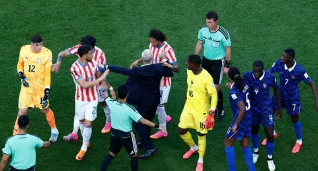
#> input picture assets/sources/016-paraguay-france-scrum.png, 318 x 171 px
$ python render_post_016.py
#> lines starting #> are read from the running program, lines starting #| are printed output that depends on the picture
from pathlib import Path
from PIL import Image, ImageDraw, ImageEnhance, ImageFilter, ImageFont


ROOT = Path(__file__).resolve().parents[1]
SRC = ROOT / "assets" / "sources" / "016-paraguay-france-scrum.png"
OUT = ROOT / "assets" / "posts" / "016-paraguay-duelkracht.png"

W, H = 1080, 1350
INK = "#111111"
PAPER = "#F5F0E6"
ORANGE = "#F15A24"
YELLOW = "#F2C94C"
WHITE = "#FFFFFF"
MUTED = "#D8D1C4"

GEORGIA_BOLD = "/System/Library/Fonts/Supplemental/Georgia Bold.ttf"
ARIAL = "/System/Library/Fonts/Supplemental/Arial.ttf"
ARIAL_BOLD = "/System/Library/Fonts/Supplemental/Arial Bold.ttf"


def font(path, size):
    return ImageFont.truetype(path, size)


def cover_crop(img, size, vertical_focus=0.5, horizontal_focus=0.5):
    src_w, src_h = img.size
    dst_w, dst_h = size
    scale = max(dst_w / src_w, dst_h / src_h)
    resized = img.resize((round(src_w * scale), round(src_h * scale)), Image.LANCZOS)
    left = round((resized.width - dst_w) * horizontal_focus)
    top = round((resized.height - dst_h) * vertical_focus)
    return resized.crop((left, top, left + dst_w, top + dst_h))


def wrap(draw, text, face, max_width):
    words = text.split()
    lines = []
    current = ""
    for word in words:
        candidate = word if not current else f"{current} {word}"
        if draw.textbbox((0, 0), candidate, font=face)[2] <= max_width:
            current = candidate
        else:
            if current:
                lines.append(current)
            current = word
    if current:
        lines.append(current)
    return lines


def headline_font(draw, text):
    for size in (56, 52, 48, 44):
        face = font(GEORGIA_BOLD, size)
        lines = wrap(draw, text, face, 940)
        if len(lines) <= 4:
            return face, lines, int(size * 1.18)
    face = font(GEORGIA_BOLD, 42)
    return face, wrap(draw, text, face, 940), 50


def draw_logo(draw, x, y, scale=1.0):
    r = int(42 * scale)
    cx, cy = x + r, y + r
    draw.ellipse((cx - r, cy - r, cx + r, cy + r), fill=PAPER, outline=INK, width=max(3, int(5 * scale)))
    draw.ellipse((cx - r + 8, cy - r + 8, cx + r - 8, cy + r - 8), outline=INK, width=max(1, int(2 * scale)))
    face = font(GEORGIA_BOLD, int(38 * scale))
    box = draw.textbbox((0, 0), "DR", font=face)
    draw.text((cx - (box[2] - box[0]) / 2 - int(2 * scale), cy - int(24 * scale)), "DR", font=face, fill=INK)
    draw.ellipse((cx + int(25 * scale), cy + int(11 * scale), cx + int(35 * scale), cy + int(21 * scale)), fill=ORANGE)
    draw.rectangle((cx - int(14 * scale), cy - int(35 * scale), cx + int(14 * scale), cy - int(31 * scale)), fill=YELLOW)


def main():
    base = Image.open(SRC).convert("RGB")
    base = ImageEnhance.Color(base).enhance(1.08)
    base = ImageEnhance.Contrast(base).enhance(1.1)
    base = base.filter(ImageFilter.UnsharpMask(radius=1.1, percent=120, threshold=3))
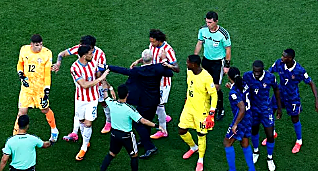
#> base: PIL image 318x171 RGB; mean R, G, B 59.1, 93.1, 67.2

    bg = cover_crop(base, (W, H), vertical_focus=0.48, horizontal_focus=0.52)
#> in cover_crop, `return resized.crop((left, top, left + dst_w, top + dst_h))`:
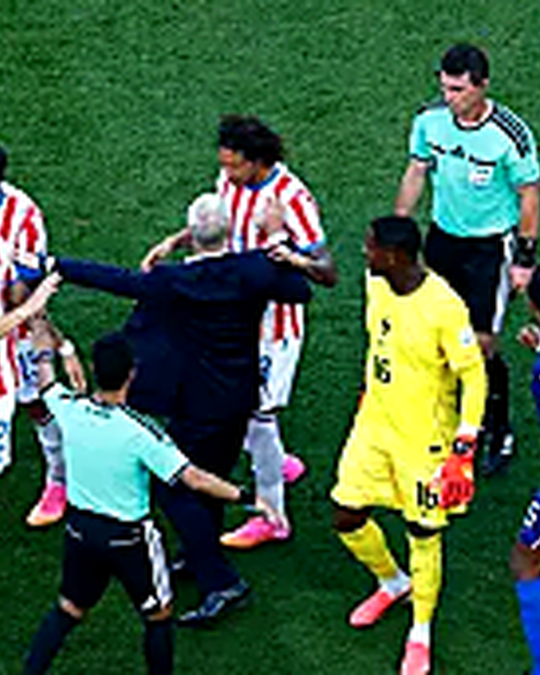
#> returned value: PIL image 1080x1350 RGB (shown at 1/2 size); mean R, G, B 64.4, 95.9, 67.2
    bg = bg.filter(ImageFilter.GaussianBlur(radius=8))
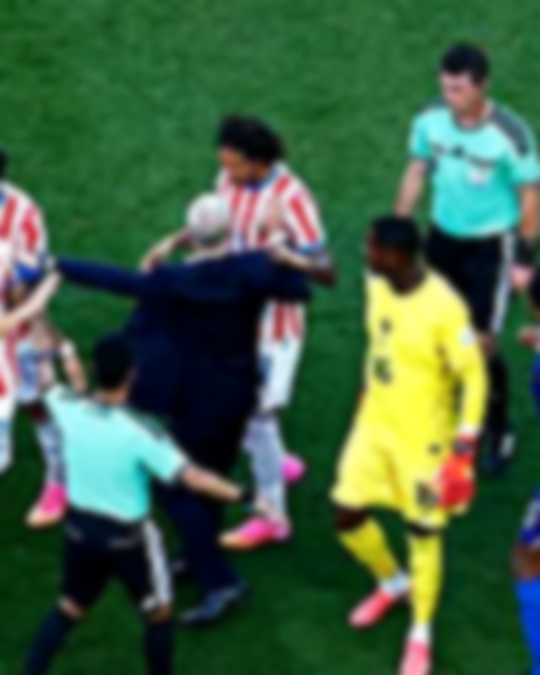
#> bg: PIL image 1080x1350 RGB (shown at 1/2 size); mean R, G, B 64.4, 95.9, 67.2
    bg = ImageEnhance.Brightness(bg).enhance(0.72)
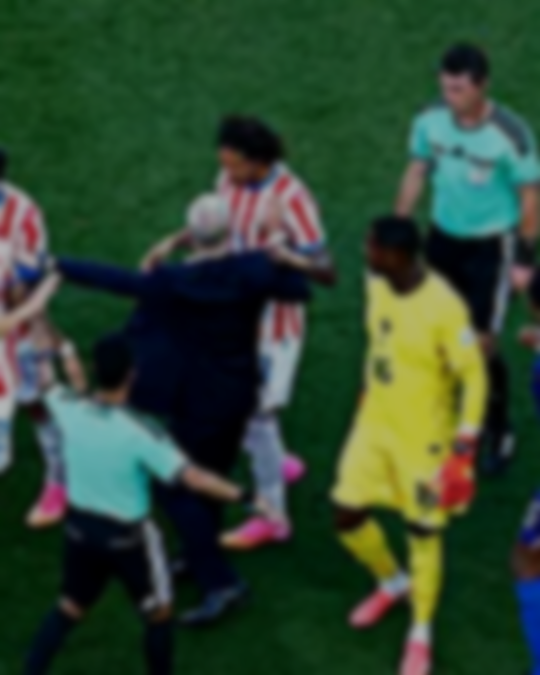
#> bg: PIL image 1080x1350 RGB (shown at 1/2 size); mean R, G, B 45.9, 68.6, 47.9
    img = bg
    draw = ImageDraw.Draw(img, "RGBA")

    draw.rectangle((0, 0, W, 152), fill=(17, 17, 17, 255))
    draw.rectangle((0, 780, W, H), fill=(17, 17, 17, 238))
    draw.rectangle((0, 152, W, 780), fill=(0, 0, 0, 45))

    photo = base.resize((940, 506), Image.LANCZOS)
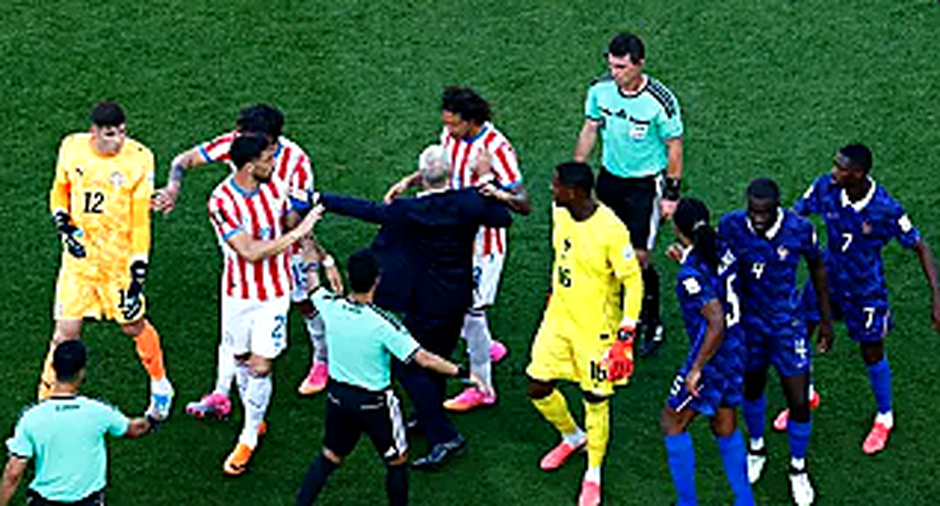
#> photo: PIL image 940x506 RGB; mean R, G, B 59.3, 93, 67.2
    img.paste(photo, (70, 210))
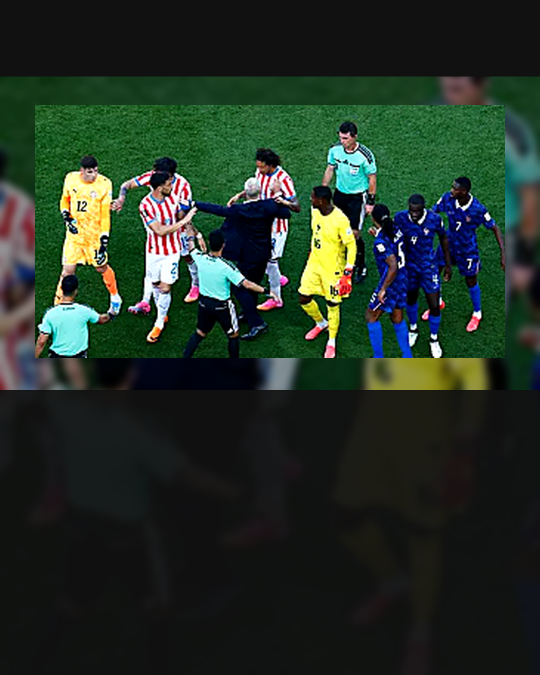
#> img: PIL image 1080x1350 RGB (shown at 1/2 size); mean R, G, B 35.7, 49.4, 38.2
    draw.rectangle((70, 210, 1010, 716), outline=PAPER, width=6)
    draw.rectangle((70, 658, 1010, 716), fill=(17, 17, 17, 190))

    draw.text((70, 58), "SPORT", font=font(ARIAL_BOLD, 32), fill=WHITE)
    draw.ellipse((980, 58, 1018, 96), fill=ORANGE)

    draw.rectangle((70, 725, 330, 765), fill=ORANGE)
    draw.text((92, 733), "FRANKRIJK-PARAGUAY", font=font(ARIAL_BOLD, 20), fill=INK)

    headline = "Trump vraagt of Paraguay ook in zijn tuin komt vechten"
    face, lines, spacing = headline_font(draw, headline)
#> lines = ['Trump vraagt of Paraguay ook in', 'zijn tuin komt vechten']; spacing = 66
    y = 842
    for line in lines:
        draw.text((70, y), line, font=face, fill=PAPER)
        y += spacing
#> this loop made 2 passes
#> (line, y) on passes 1 to 2: ('Trump vraagt of Paraguay ook in', 908), ('zijn tuin komt vechten', 974)
#> after the loop, y = 974

    draw.line((70, y + 20, 1010, y + 20), fill=ORANGE, width=5)
    deck_font = font(ARIAL, 28)
    deck_y = y + 54
#> deck_y = 1028
    for line in wrap(draw, "South Lawn krijgt naar verluidt alvast grasbescherming.", deck_font, 720):
        draw.text((70, deck_y), line, font=deck_font, fill=MUTED)
        deck_y += 34
#> this loop made 2 passes
#> (line, deck_y) on passes 1 to 2: ('South Lawn krijgt naar verluidt alvast', 1062), ('grasbescherming.', 1096)
#> after the loop, deck_y = 1096

    draw_logo(draw, 900, 1222, 0.88)
    draw.text((70, 1282), "DE RAASKALDERIJ", font=font(ARIAL_BOLD, 23), fill=PAPER)
    draw.text((70, 1314), "Ambachtelijk geraas sinds 1836", font=font(ARIAL, 22), fill=MUTED)

    OUT.parent.mkdir(parents=True, exist_ok=True)
    img.save(OUT, quality=96)
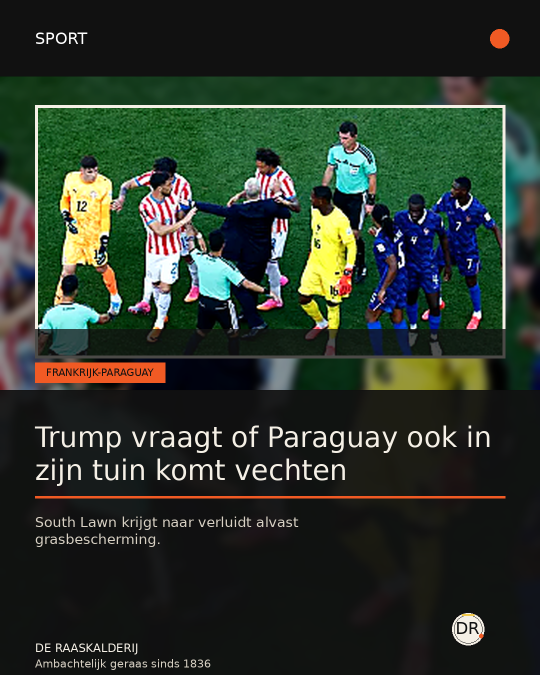
#> saved as 016-paraguay-duelkracht.png: PIL image 1080x1350 RGB (shown at 1/2 size); mean R, G, B 43.5, 53.8, 42.6
    print(OUT)


if __name__ == "__main__":
    main()

$ run again, with assets/sources/018-de-ketelaere-friet-frikandel.png copied over assets/sources/016-paraguay-france-scrum.png
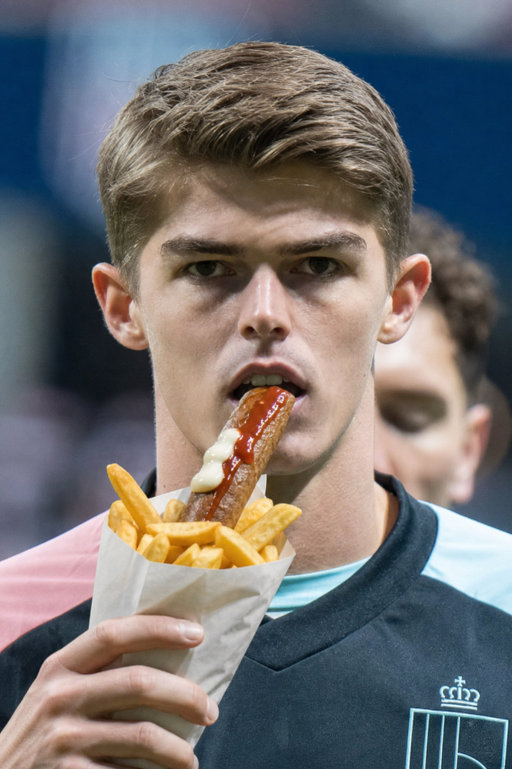
#> input picture assets/sources/018-de-ketelaere-friet-frikandel.png, 1023 x 1538 px (shown at 1/2 size)
#> in main, base is the input picture: PIL image 1023x1538 RGB; mean R, G, B 114.1, 111.2, 111.2
#> in main, `img.paste(photo, (70, 210))`:
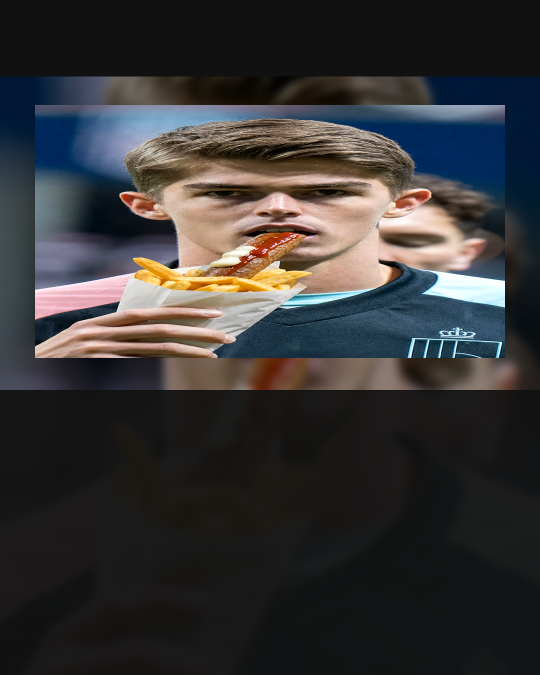
#> img: PIL image 1080x1350 RGB (shown at 1/2 size); mean R, G, B 55.6, 54.1, 54.5
#> lines = ['Trump vraagt of Paraguay ook in', 'zijn tuin komt vechten']; spacing = 66
#> the loop in main, `for line in lines:` made 2 passes
#> (line, y) on passes 1 to 2: ('Trump vraagt of Paraguay ook in', 908), ('zijn tuin komt vechten', 974)
#> after the loop in main, `for line in lines:`: y = 974
#> in main, `deck_y = y + 54`: deck_y = 1028
#> the loop in main, `for line in wrap(draw, "South Lawn krijgt naar verluidt alvast grasbes..` made 2 passes
#> (line, deck_y) on passes 1 to 2: ('South Lawn krijgt naar verluidt alvast', 1062), ('grasbescherming.', 1096)
#> after the loop in main, `for line in wrap(draw, "South Lawn krijgt naar verluidt alvast grasbes..`: deck_y = 1096
#> in main, `img.save(OUT, quality=96)`:
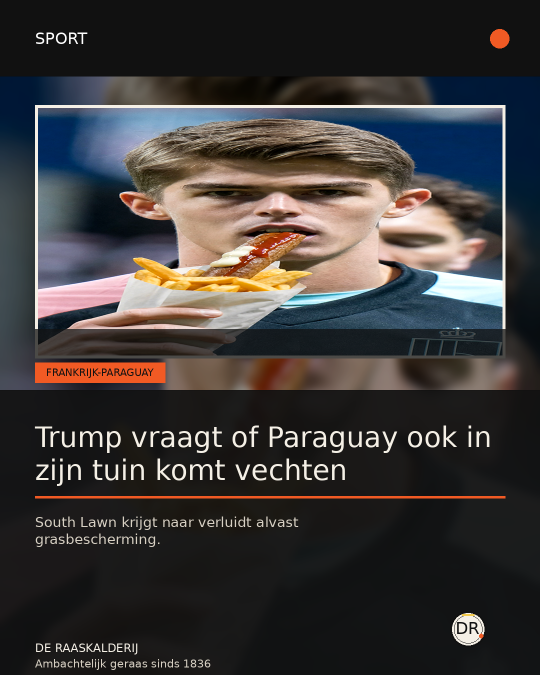
#> saved as 016-paraguay-duelkracht.png: PIL image 1080x1350 RGB (shown at 1/2 size); mean R, G, B 61.2, 57.7, 57

$ run again, with assets/sources/018-de-ketelaere-original.png copied over assets/sources/016-paraguay-france-scrum.png
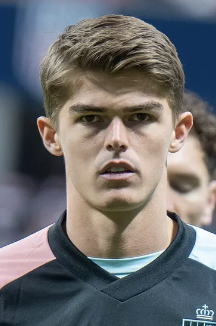
#> input picture assets/sources/018-de-ketelaere-original.png, 216 x 326 px
#> in main, `photo = base.resize((940, 506), Image.LANCZOS)`:
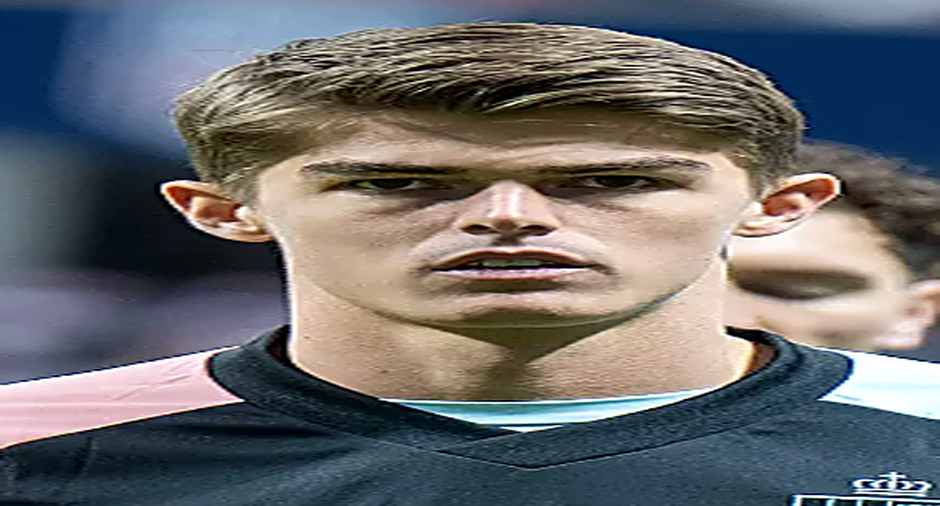
#> photo: PIL image 940x506 RGB; mean R, G, B 106.7, 107.1, 109
#> lines = ['Trump vraagt of Paraguay ook in', 'zijn tuin komt vechten']; spacing = 66
#> the loop in main, `for line in lines:` made 2 passes
#> (line, y) on passes 1 to 2: ('Trump vraagt of Paraguay ook in', 908), ('zijn tuin komt vechten', 974)
#> after the loop in main, `for line in lines:`: y = 974
#> in main, `deck_y = y + 54`: deck_y = 1028
#> the loop in main, `for line in wrap(draw, "South Lawn krijgt naar verluidt alvast grasbes..` made 2 passes
#> (line, deck_y) on passes 1 to 2: ('South Lawn krijgt naar verluidt alvast', 1062), ('grasbescherming.', 1096)
#> after the loop in main, `for line in wrap(draw, "South Lawn krijgt naar verluidt alvast grasbes..`: deck_y = 1096
#> in main, `img.save(OUT, quality=96)`:
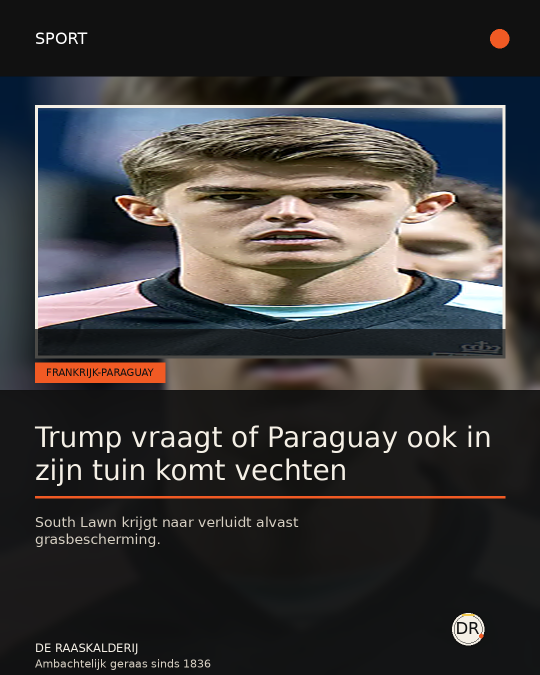
#> saved as 016-paraguay-duelkracht.png: PIL image 1080x1350 RGB (shown at 1/2 size); mean R, G, B 59.8, 57.6, 57

$ run again, with assets/sources/019-dewever-real.png copied over assets/sources/016-paraguay-france-scrum.png
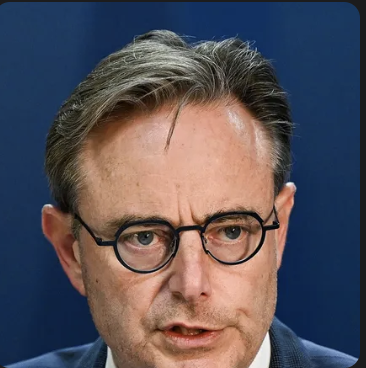
#> input picture assets/sources/019-dewever-real.png, 366 x 368 px
#> lines = ['Trump vraagt of Paraguay ook in', 'zijn tuin komt vechten']; spacing = 66
#> the loop in main, `for line in lines:` made 2 passes
#> (line, y) on passes 1 to 2: ('Trump vraagt of Paraguay ook in', 908), ('zijn tuin komt vechten', 974)
#> after the loop in main, `for line in lines:`: y = 974
#> in main, `deck_y = y + 54`: deck_y = 1028
#> the loop in main, `for line in wrap(draw, "South Lawn krijgt naar verluidt alvast grasbes..` made 2 passes
#> (line, deck_y) on passes 1 to 2: ('South Lawn krijgt naar verluidt alvast', 1062), ('grasbescherming.', 1096)
#> after the loop in main, `for line in wrap(draw, "South Lawn krijgt naar verluidt alvast grasbes..`: deck_y = 1096
#> in main, `img.save(OUT, quality=96)`:
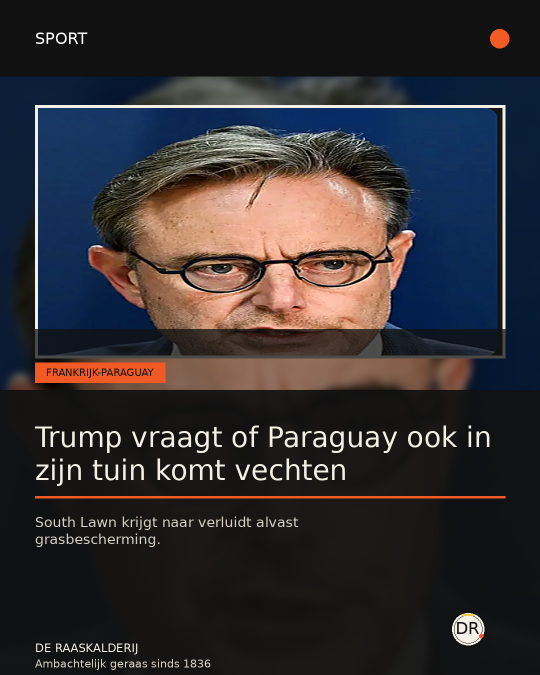
#> saved as 016-paraguay-duelkracht.png: PIL image 1080x1350 RGB (shown at 1/2 size); mean R, G, B 51.7, 47.7, 50.6
